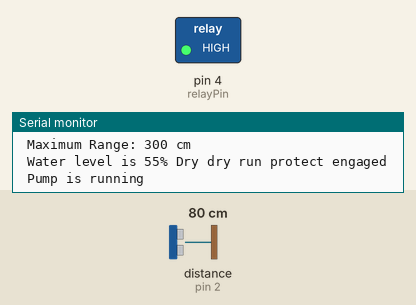
Simulated run of this sketch. Board: Arduino Uno, built with avr-gcc and run on an emulated ATmega328P. Parts: switched loads named in the sketch (green lamp = pin HIGH), the last lines printed to the serial monitor. Wiring (inferred from the names in the program): ultrasonic range finder: trigger pin 3; echo pin 2. Inputs (shaded band) come from the test bench; at power-on: distance to the obstacle (sensor on pin 2) 80 cm. The echo pulse lasts 58.3 µs per cm; pins used as bus, display or sensor lines are not drawn.

Above: at 8.2 s.
8.3 s: distance to the obstacle (sensor on pin 2) set to 18 cm
12.2 s: distance to the obstacle (sensor on pin 2) set to 15 cm
At 15.4 s:
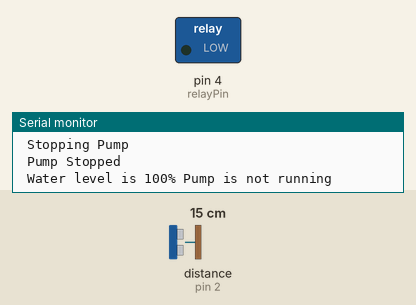
16.5 s: distance to the obstacle (sensor on pin 2) set to 99 cm
20.2 s: distance to the obstacle (sensor on pin 2) set to 106 cm
At 24.2 s:
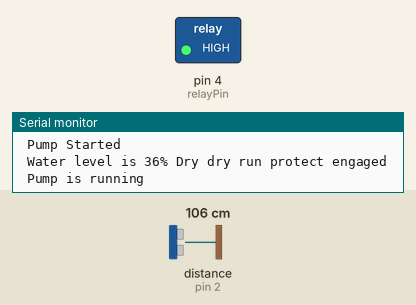
24.6 s: distance to the obstacle (sensor on pin 2) set to 2 cm
At 28.5 s:
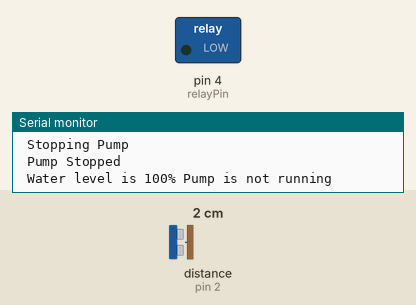
Timing chart, 0 to 29.6 s (numbered marks = the images above; inputs shaded):
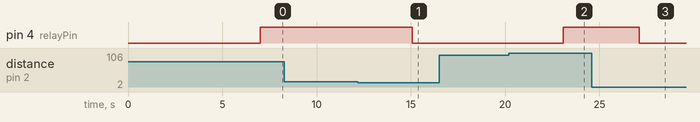

Measured:
- the behaviour switches between 17 and 16 cm on distance to the obstacle (sensor on pin 2) (found by bisection; images 0 and 1)
- the behaviour switches between 102 and 103 cm on distance to the obstacle (sensor on pin 2) (found by bisection; images 1 and 2)
- after the input at 12.2 s, pin 4 (relayPin): HIGH → LOW after 2.9 s
- after the input at 20.2 s, pin 4 (relayPin): LOW → HIGH after 2.9 s
- after the input at 24.6 s, pin 4 (relayPin): HIGH → LOW after 2.5 s

The sketch:

sketch.ino
```cpp
// System automatically starts the sketch when the board is powered on.
// The sketch is responsible for initializing the hardware and setting up the water level monitoring
// At the board startup it will turn on the pump if water level is less than 100%.
// There is a dry run protection logic which will turn of the pump if there is no water flow for more than 6 minutes.
// The dry run protection timeout is set to 90 minutes

// The scheduling logic will be implemented in the future which will be based on the time of day using the RTC.
// Author : Satyendra Singh

#define echoPin 2  // attach pin D2 Arduino to pin Echo of HC-SR04
#define trigPin 3  // attach pin D3 Arduino to pin Trig of HC-SR04
#define relayPin 4 // attach pin D4 Arduino to pin Relay

// define variables
bool pump_running = false; // variable for the pump status
bool pump_switch = false; // variable for the pump switch status
int pump_start_level = 0; // variable for the pump start level
int dry_run_check_interval = 180; // variable for the dry run check interval value 180 for 360 seconds = 6 minutes
int dry_run_check_counter = 0; // variable for the dry run counter
bool dry_run_wait = false; // variable for the dry run flag
int dry_run_wait_counter = 0; // variable for the dry run wait counter
int dry_run_wait_interval = 2700; // variable for the dry run wait interval value 2700 for 5400 seconds = 90 minutes

// define constants
const int max_range = 300; // constant for the maximum range of the sensor
const float speed_of_sound = 0.034; // constant for the speed of sound
const int water_stop_distance = 15; // constant for the water stop distance
const int tank_height = 140; // constant for the tank height
const int water_level_low = 100; // constant for the water level low


void setup()
{
    pinMode(trigPin, OUTPUT);                         // Sets the trigPin as an OUTPUT
    pinMode(echoPin, INPUT);                          // Sets the echoPin as an INPUT
    pinMode(relayPin, OUTPUT);                        // Sets the relayPin as an OUTPUT
    Serial.begin(9600);                               // Serial Communication is starting with 9600 of baudrate speed
    Serial.println(" Ultrasonic Sensor HC-SR04"); // print some text in Serial Monitor
    Serial.println(" with Arduino UNO R3");
    // intial delay of 5 seconds before starting pump
    Serial.println(" Initializing... ");
    int i = 5;
    while (i > 0)
    {
        Serial.println(i);
        delay(1000);
        i--;
    }
    Serial.println(" Initialization complete");

    setUpWaterLevelController(); // call the function to set up the water level controller
}

void loop()
{
    waterLevelController(); // call the function to control the water level
    // Get status every two seconds
    delay(2000); // delay for 2 seconds
}

void setUpWaterLevelController()
{
    int distance = getDistance();
    int level = getWaterLevel(distance);
    pump_start_level = getWaterLevelInPercentage(level);
    startPump(pump_start_level);                                    // turn on pump
    Serial.println(" Maximum Range: " + String(max_range) + " cm"); // print maximum range in Serial Monitor
}

void startPump(int level)
{
    if (isTankFull(level))
    {
        Serial.println(" Tank is full");
        stopPump();
        return;
    }
    Serial.println(" Starting Pump");
    delay(2000); // delay for 2 seconds
    digitalWrite(relayPin, HIGH);
    pump_running = true;
    dry_run_check_counter = dry_run_check_interval;
    pump_start_level = level;
    pump_switch = true;
    Serial.println(" Pump Started");
}

void stopPump()
{
    Serial.println(" Stopping Pump");
    delay(2000); // delay for 2 seconds
    digitalWrite(relayPin, LOW);
    pump_running = false;
    // reset dry run counter
    dry_run_check_counter = 0;
    pump_switch = false;
    Serial.println(" Pump Stopped");
}

void pausePump(){
    Serial.println(" Pausing Pump");
    delay(2000); // delay for 2 seconds
    digitalWrite(relayPin, LOW);
    pump_running = false;
    // reset dry run counter
    dry_run_check_counter = 0;
    Serial.println(" Pump Paused");
}

long getDistance()
{
    digitalWrite(trigPin, LOW); // Sets the trigPin to LOW
    delayMicroseconds(2); // waits 2 micro seconds
    digitalWrite(trigPin, HIGH); // Sets the trigPin to HIGH
    delayMicroseconds(10); // waits 10 micro seconds
    digitalWrite(trigPin, LOW); // Sets the trigPin to LOW
    long duration = pulseIn(echoPin, HIGH); // Reads the echoPin, returns the sound wave travel in microseconds
    int distance = duration * speed_of_sound; // Calculating the distance
    distance = distance / 2; // Divide by 2 to remove the sound travel time of the echo to the distance
    return distance; // returns the distance in cm
}

int getWaterLevel(int distance)
{
    int water_level = tank_height - distance;
    return water_level;
}

int getWaterLevelInPercentage(int level) {

    int per = (level + water_stop_distance) * 100 / tank_height;
    if (per <= 100)
    {
       return per;
    }
    return 100;
}

bool isTankFull(int level)
{
    if (level >= 100)
    {
        return true;
    }
    return false;
}

void printPumpStatus()
{
    if (pump_running)
    {
        Serial.println(" Pump is running ");
    }
    else
    {
        Serial.println(" Pump is not running ");
    }
}

bool isWaterFlowing(int level)
{
    if (level > pump_start_level)
    {
        return true;
    }
    return false;
}

void processDryRunProtect(int level)
{
    Serial.println(" Dry dry run protect engaged");
    if (dry_run_wait)
    {
        //Serial.println(" Dry run wait: " + String(dry_run_wait_counter));

        if (dry_run_wait_counter > 0)
        {
            dry_run_wait_counter--;
        }
        else
        {
            dry_run_wait = false;
            dry_run_wait_counter = 0;
            dry_run_check_counter = dry_run_check_interval;
            startPump(level);
        }
        return;
    }

    //Serial.println(" Dry run check: " + String(dry_run_check_counter));

    if (dry_run_check_counter > 0)
    {
        dry_run_check_counter--;
    }
    else
    {
        if (isWaterFlowing(level))
        {
            Serial.println(" Water is flowing ");
            dry_run_check_counter = dry_run_check_interval;
            dry_run_wait = false;
            pump_start_level = level;
        } else
        {
            Serial.println(" Water is not flowing ");
            // stop pump and enable dry run wait
            pausePump();
            dry_run_wait = true;
            dry_run_wait_counter = dry_run_wait_interval;
        }
    }
}

void waterLevelController(){
    int distance = getDistance();
    int level = getWaterLevel(distance);
    int per = getWaterLevelInPercentage(level);
    // max distance is 300 cm
    if (distance > max_range)
    {
        Serial.println(" Tank Height is more than supported range of " + String(max_range) + " cm");
        // As a precaution stop pump
        stopPump();
    }
    else if (level < 0)
    {
        Serial.println(" Sensor distance is more than the tank capacity");
        // As a precaution stop pump
        stopPump();
    }
    else
    {
        // stop at water_stop_distance in cm
        if (distance <= water_stop_distance && pump_running)
        {
            stopPump();
        }
        // start if water level goes beyond water_level_low in cm
        else if (distance > water_level_low && !pump_running && !dry_run_wait)
        {
            pump_start_level = level;
            startPump(per);
        }

        // water level in percentage
        int per = getWaterLevelInPercentage(level);
        Serial.print(" Water level is " + String(per) + "%");

        if (pump_switch)
        {
            processDryRunProtect(per);
        }

        printPumpStatus();

        // print the water distance in Serial Monitor
        // Serial.print(" Distance: " + String(distance) + " cm");
    }
}
```
